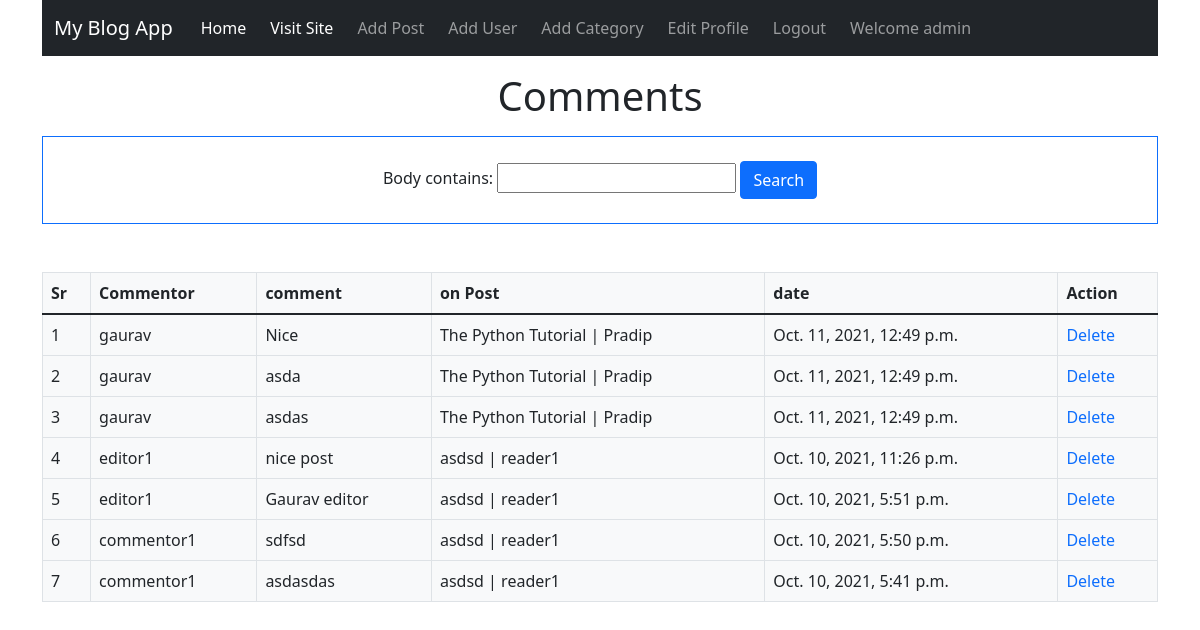
/blog_admin/comments (signed in), run on the app's committed database.
### blogapp/models.py (models this page shows, shortened)
class Comment(models.Model):
    post = models.ForeignKey(Post,related_name='comments',on_delete=models.CASCADE)
    user = models.ForeignKey(User,related_name='comments',on_delete=models.CASCADE)
    body = models.TextField()
    date_added = models.DateTimeField(auto_now_add=True)

class Post(models.Model):
    title = models.CharField(max_length=255)
    author = models.ForeignKey(User,on_delete=models.CASCADE)
    body = models.TextField()
    publish_date = models.DateField(auto_now_add=True)
    category = models.ForeignKey(Category,on_delete=models.CASCADE)
    def __str__(self):
        return self.title +' | '+ str(self.author)

### blog_admin/views.py (the view)
# urls.py: path('comments',views.CommentsListView.as_view(),name='comments'),
class CommentsListView(IsStaffOrSuperUserMixin,ListView):
    model = Comment
    template_name = 'blog_admin/comments.html'
    ordering = ['-date_added']
    context_object_name = 'comments'
    filterset_class = CommentFilter
    def get_context_data(self,*args, **kwargs):
        myFilter = CommentFilter(self.request.GET,self.get_queryset())
        context = super().get_context_data(*args,**kwargs)
        context['categories']= Category.objects.all()
        context['myFilter']= myFilter
        context['comments']= myFilter.qs
        return context

### blog_admin/permissions.py (called while the page is built)
    def test_func(self):
        return self.request.user.is_staff or self.request.user.is_superuser

### blogapp/models.py (called while the page is built)
    def __str__(self):
        return self.name

### blog_admin/templates/blog_admin/comments.html (shortened to what this page needs)
{% extends 'blog_admin/base.html' %}
{% block content %}
<h1 class="text-center mt-3"> Comments</h1>
<div class="text-center mt-3 border border-primary p-4 ">
  <form action="">
      {{myFilter.form}}
      <button class="btn btn-primary" type="submit">Search</button>
  </form>
</div>
<table class="table table-bordered bg-light mt-5">
  <thead>
    <tr>
      <th scope="col">Sr</th>
      <th scope="col">Commentor</th>
      <th scope="col">comment</th>
      <th scope="col">on Post</th>
      <th scope="col">date</th>
      <th scope="col">Action</th>
    </tr>
  </thead>
  <tbody>
    {% for comment in comments %}
    <tr>
      <td>{{forloop.counter}}</td>
      <td>{{comment.user}}</td>
      <td>{{comment.body}}</td>
      <td> {{comment.post}}</td>
      <td> {{comment.date_added}}</td>
      <td><a href="{% url 'delete_comment' comment.id %}">Delete</a></td>
    </tr>
    {% endfor %}
  </tbody>
</table>
{% endblock %}

### blog_admin/templates/blog_admin/base.html (shortened to what this page needs)
<!doctype html>
<html lang="en">
<head>
  <link href="https://cdn.jsdelivr.net/npm/bootstrap@5.1.1/dist/css/bootstrap.min.css" rel="stylesheet"
>
</head>
<body>
  <div class="container">
    <nav class="navbar navbar-expand-lg navbar-dark bg-dark">
      <div class="container-fluid">
        <a class="navbar-brand" href="#">My Blog App</a>
        <div class="collapse navbar-collapse" id="navbarSupportedContent">
          <ul class="navbar-nav me-auto mb-2 mb-lg-0">
            <li class="nav-item mx-1">
              <a class="nav-link active" aria-current="page" href="{% url 'admin_home' %}">Home</a>
            </li>
            <li class="nav-item mx-1">
              <a class="nav-link active" aria-current="page" href="{% url 'home' %}">Visit Site</a>
            </li>
            {% if user.is_authenticated %}
            <li class="nav-item mx-1">
              <a class="nav-link" href="{% url 'add_post' %}">Add Post</a>
            </li>
            <li class="nav-item mx-1">
              <a class="nav-link" href="{% url 'add_user' %}">Add User</a>
            </li>
            <li class="nav-item mx-1">
              <a class="nav-link" href="{% url 'add_category' %}">Add Category</a>
            </li>
            <li class="nav-item mx-1">
              <a class="nav-link" href="{% url 'edit_profile' %}">Edit Profile</a>
            </li>
            <li class="nav-item mx-1">
              <a class="nav-link" href="{% url 'logout' %}">Logout</a>
            </li>
            <li class="nav-item mx-1">
              <a class="nav-link" href="">Welcome {{user.username}}</a>
            </li>
            {% endif %}
        </ul>
        </div>
      </div>
    </nav>
    {% block content %}
    {% endblock %}
  </div>
</body>
</html>

### blog_admin/templates/blog_admin/base.html (style rules this page uses)
a:link { text-decoration: none; }

### data on the page
Comment: user "gaurav", body "Nice", post "The Python Tutorial | Pradip", date_added "Oct. 11, 2021, 12:49 p.m."
Comment: user "gaurav", body "asda", post "The Python Tutorial | Pradip", date_added "Oct. 11, 2021, 12:49 p.m."
Comment: user "gaurav", body "asdas", post "The Python Tutorial | Pradip", date_added "Oct. 11, 2021, 12:49 p.m."
Comment: user "editor1", body "nice post", post "asdsd | reader1", date_added "Oct. 10, 2021, 11:26 p.m."
Comment: user "editor1", body "Gaurav editor", post "asdsd | reader1", date_added "Oct. 10, 2021, 5:51 p.m."
Comment: user "commentor1", body "sdfsd", post "asdsd | reader1", date_added "Oct. 10, 2021, 5:50 p.m."
Comment: user "commentor1", body "asdasdas", post "asdsd | reader1", date_added "Oct. 10, 2021, 5:41 p.m."

### other printed values
{{ user.username }} "admin"
